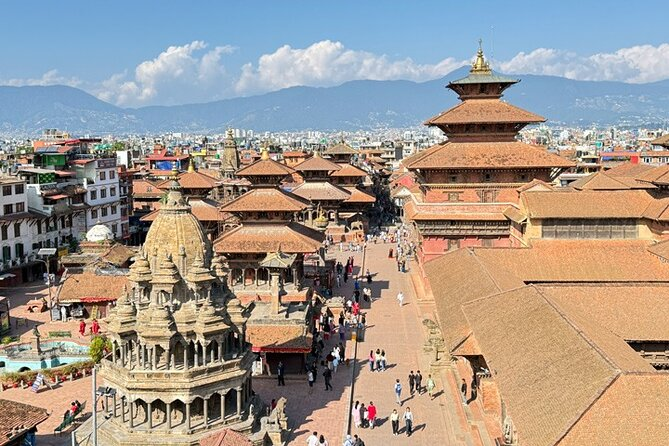
#> input picture test_imgs/kathmandu.jpg, 669 x 446 px
$ python -i image_utils.py   (imports and definitions only)
#> lines starting #> are read from the running program, lines starting #| are printed output that depends on the picture
#> further down, picture is the input picture: PIL image 669x446 RGB; mean R, G, B 160.6, 150.6, 141.4
from __future__ import annotations

import random
from io import BytesIO
from pathlib import Path
from typing import Iterable, Sequence

from PIL import Image, ImageDraw


ImageInput = Image.Image | str | Path


def _ensure_image(image: ImageInput) -> Image.Image:
    if isinstance(image, Image.Image):
        return image
    with Image.open(image) as loaded:
        return loaded.convert("RGB")


# [36 lines left out: functions compress_jpeg_image, compress_jpeg_batch, not called in this run]


def add_random_shapes_image(
    image: ImageInput,
    *,
    num_shapes: int = 3,
    max_shape_scale: float = 0.18,
    rng: random.Random | None = None,
) -> Image.Image:
    """
    Draw opaque random squares and circles onto an image.

    This is meant as a simple perturbation for robustness testing.
    """
#> called with num_shapes = 3, max_shape_scale = 0.18
    rng = rng or random.Random()
    base = _ensure_image(image).convert("RGBA")
    draw = ImageDraw.Draw(base, "RGBA")

    width, height = base.size
#> width = 669; height = 446
    max_dim = min(width, height)
#> max_dim = 446
    shape_max = max(10, int(max_dim * max_shape_scale))
#> shape_max = 80

    for _ in range(num_shapes):
        shape_type = rng.choice(["square", "circle"])
        size = rng.randint(max(8, shape_max // 2), shape_max)
        x0 = rng.randint(0, max(0, width - size))
        y0 = rng.randint(0, max(0, height - size))
        x1 = x0 + size
        y1 = y0 + size
        color = (
            rng.randint(0, 255),
            rng.randint(0, 255),
            rng.randint(0, 255),
            255,
        )
        if shape_type == "square":
            draw.rectangle([x0, y0, x1, y1], fill=color)
        else:
            draw.ellipse([x0, y0, x1, y1], fill=color)

    return base.convert("RGB")
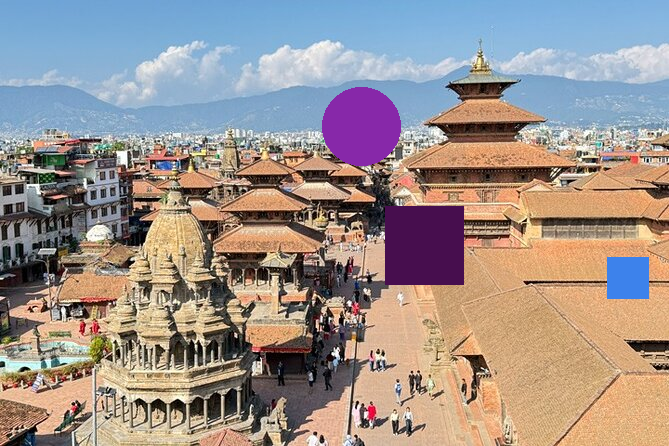
#> returned value: PIL image 669x446 RGB; mean R, G, B 157, 145.5, 141


# [17 lines left out: function add_random_shapes_batch, not called in this run]

>>> from PIL import Image
>>> picture = Image.open('test_imgs/kathmandu.jpg')
>>> result = add_random_shapes_image(picture)

$ run again, on test_imgs/mumbai.webp
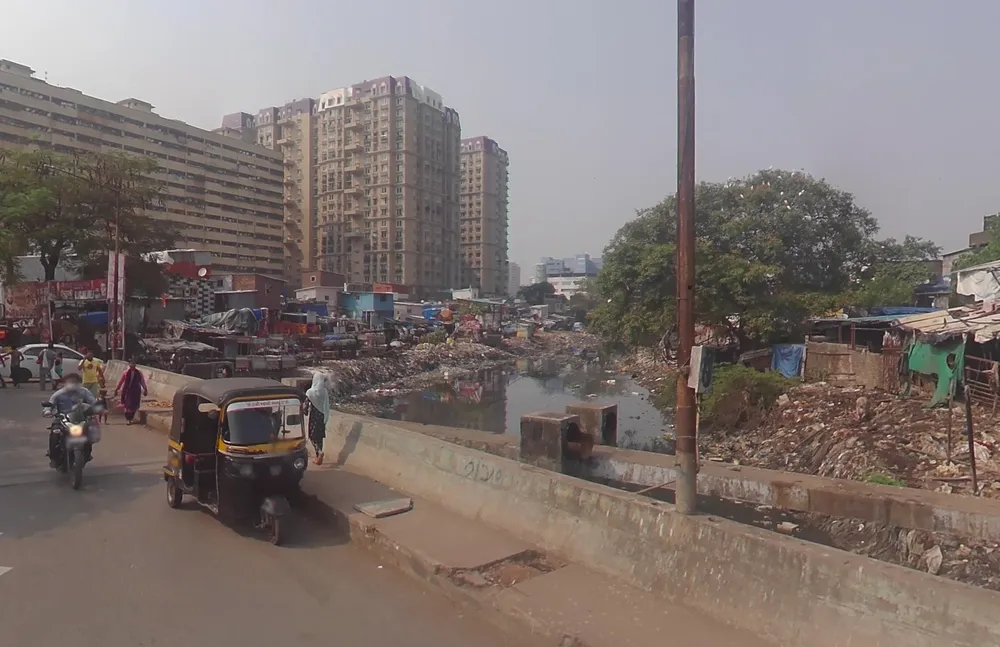
#> input picture test_imgs/mumbai.webp, 1000 x 647 px, shrunk from 3596 x 2326 before the run
#> picture is the input picture: PIL image 1000x647 RGB; mean R, G, B 126.5, 116.2, 112.7
#> in add_random_shapes_image, `return base.convert("RGB")`:
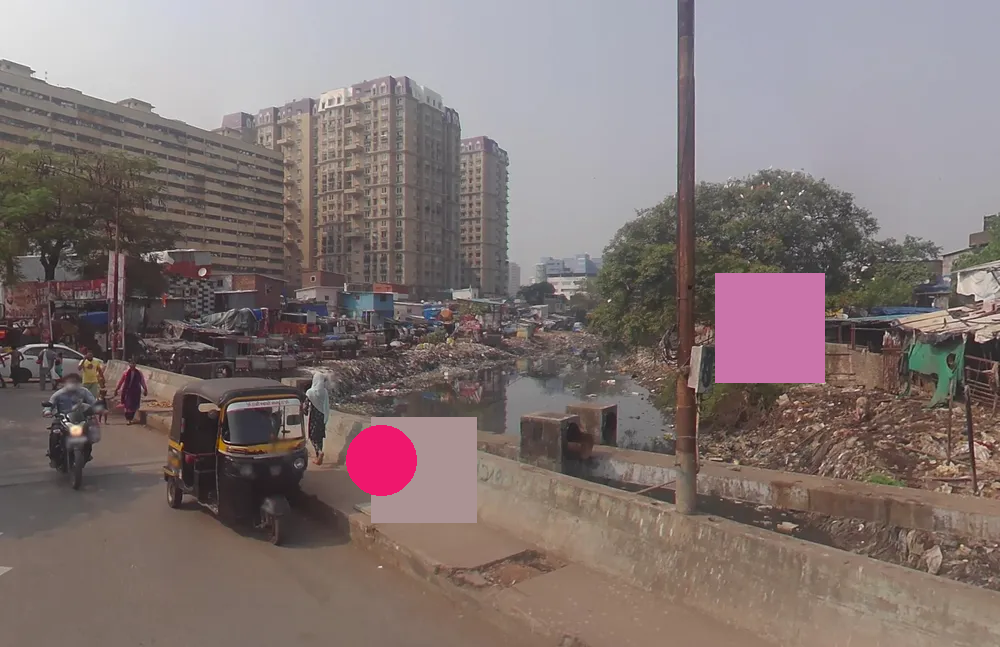
#> returned value: PIL image 1000x647 RGB; mean R, G, B 129.9, 116.7, 115.3
